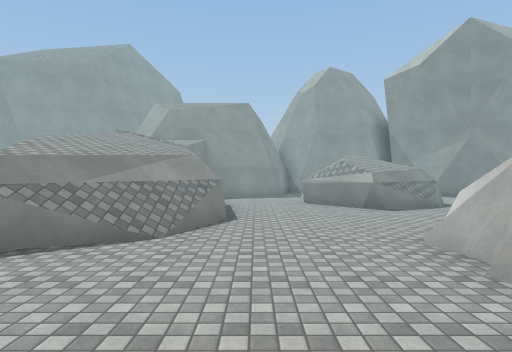
[1] (above)

19 first-person views from a walk through a Unity game level. The camera is 1.5 m above the floor, looks level and sees 75° across. The floor is counted in squares, 2 m on a side. Each view is taken from the middle of a square. On the plan, view 1 faces up. The plan holds only what a view shows up to about 11 squares ahead; the rest is blank. The place goes on beyond the plan. Some surface patterns are stand-ins.

[2]
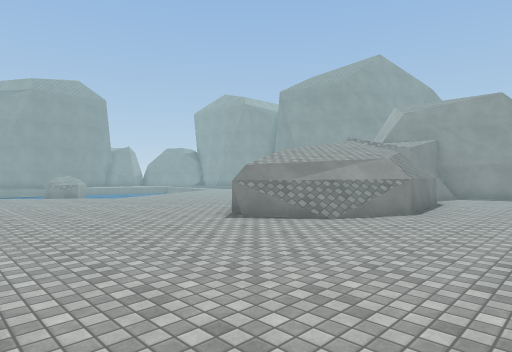

[3]
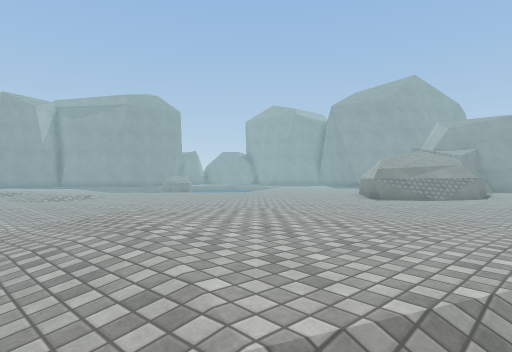

[4]
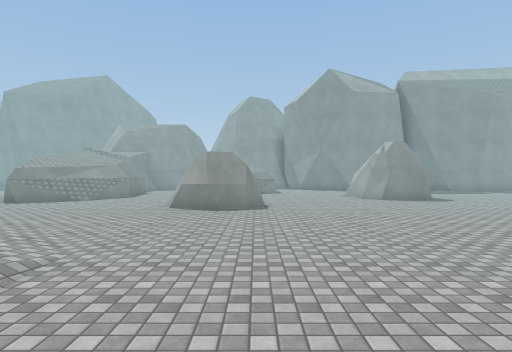

[5]
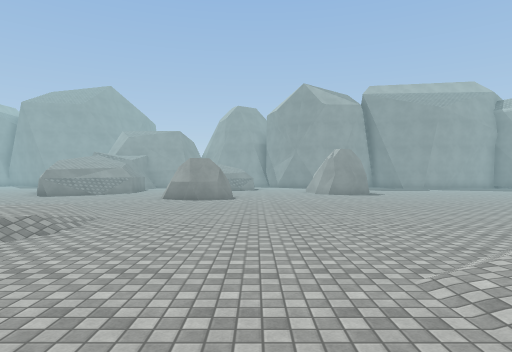

[6]
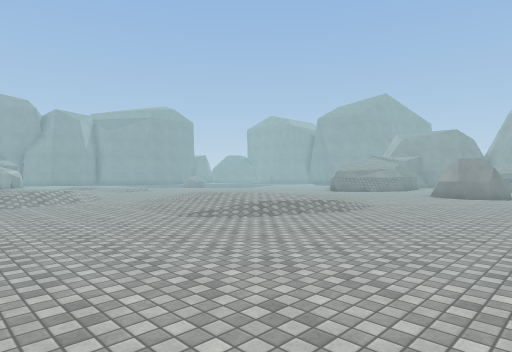

[7]
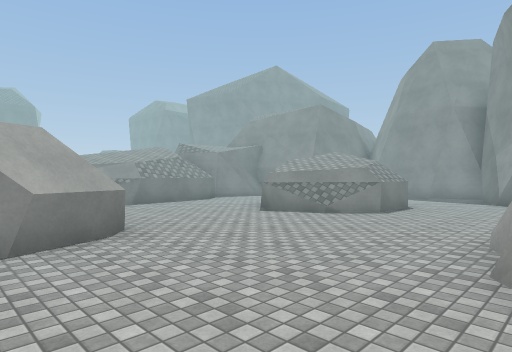

[8]
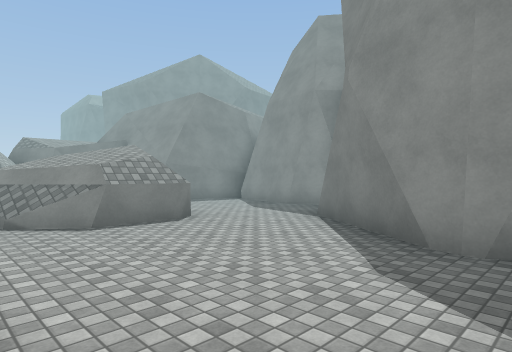

[9]
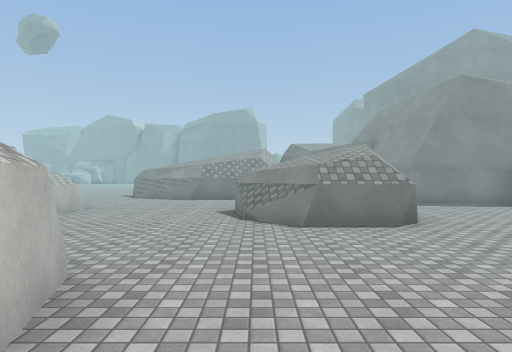

[10]
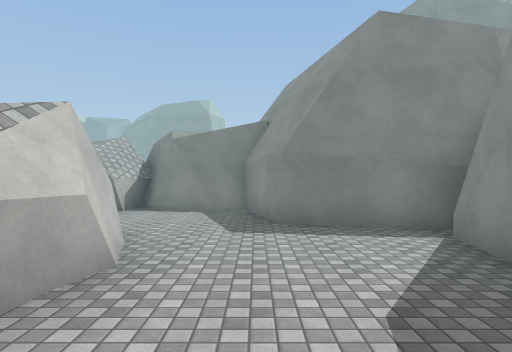

[11]
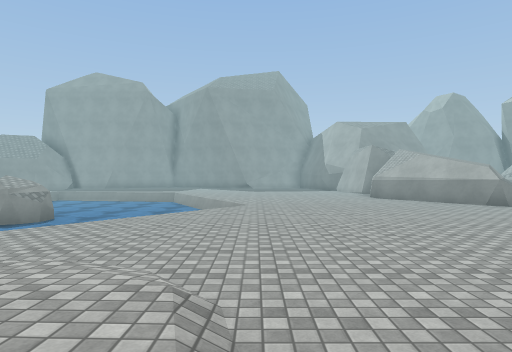

[12]
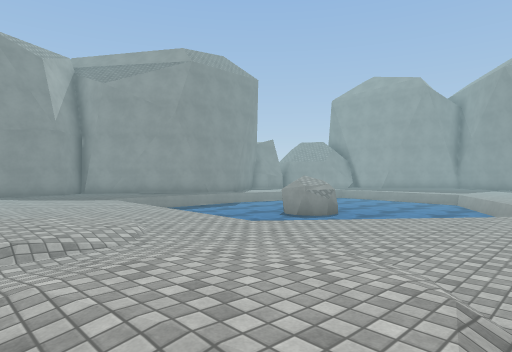

[13]
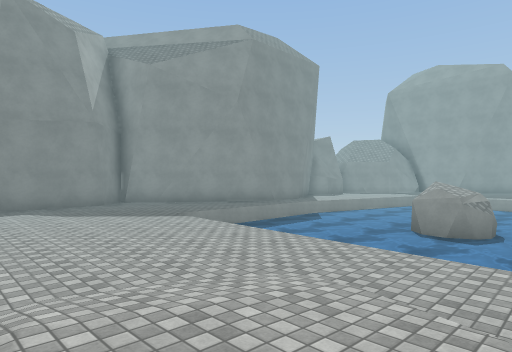

[14]
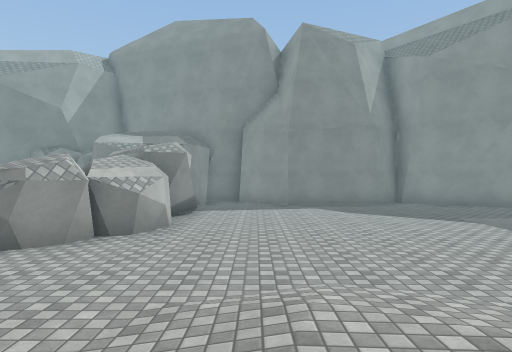

[15]
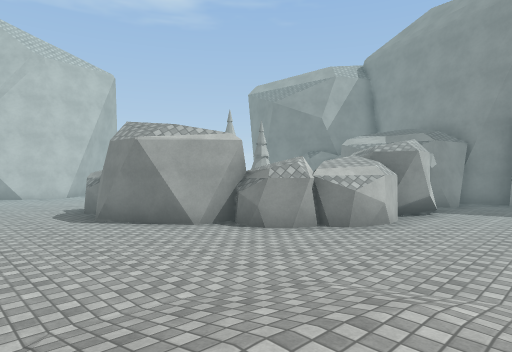

[16]
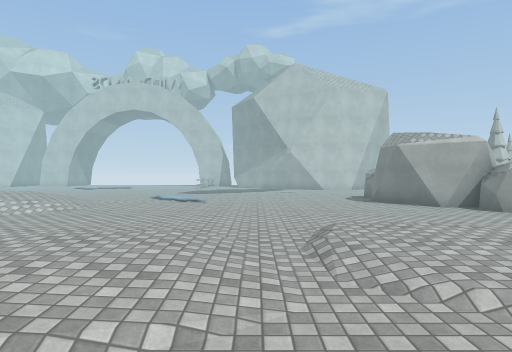

[17]
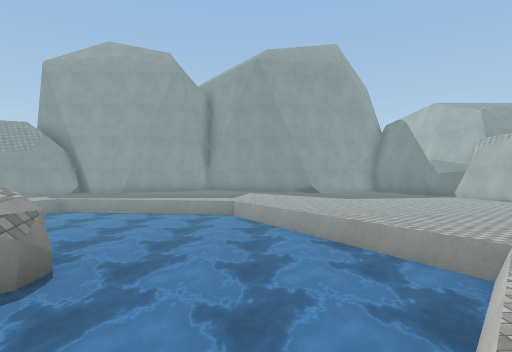

[18]
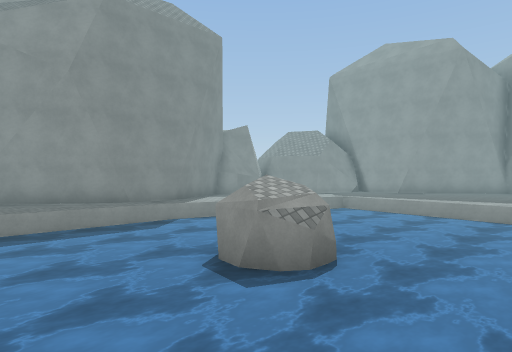

[19]
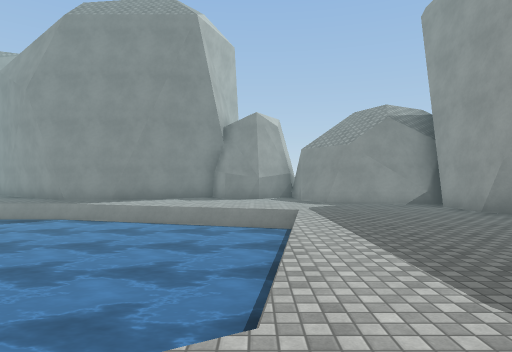

### Floor plan
Key: @ floor where view 1 was taken; # wall or solid block; . main floor; : floor 0.25 m higher than the main floor; + floor 0.5 m higher than the main floor; * floor 0.75 m higher than the main floor; / step, stairs or slope; = window, fence, low wall or low ledge; ≈ water the walk keeps out of; ^ raised ledge; O other object.
Columns run from 25 left of view 1 to 10 right of it. Each row starts with its distance up from view 1.
 15      ###.                 ######
 14      #....               ##....#
 13     ##......            ##.....##
 12    ##........          ##.......###
 11    ..................  #..........#
 10    #...≈≈≈≈≈≈........###...OOOO.....
  9    #..≈≈≈≈≈≈≈........  ##..OOOO.....
  8    ...≈≈≈≈≈≈≈≈......    #...OO......
  7    #..≈≈≈≈≈≈≈≈≈....     #........# .
  6    #..≈≈≈≈≈≈≈≈≈......# ^^........#
  5    #.≈≈≈≈ ≈≈≈≈≈≈.....##^#........##.
  4    #.≈≈≈≈OO≈≈≈≈≈......#=....O.......
  3   ##.≈≈≈≈OO≈≈≈≈≈...........OOO......
  2   #..≈≈≈≈≈≈≈≈≈≈............OOO......
  1  ##..≈≈≈≈≈≈≈ ≈......................
  0  #...≈   ≈≈  ............@..........
 -1  #.......≈≈≈≈...........//..........
 -2  #.................... ////.........
 -3  #........////:/.....  /++:/........
 -4  #......../://::/....  ++++/.......
 -5 ##......../+/.//....../++++/......
 -6 #..........//.........////+/....//
 -7 ###OOOOO........... /..////...../
 -8     OO OO........//+//..........
 -9     O  O#........//**/..........
-10      O  ##........////.........
-11      O   #......../        ... .
-12         OO.........

Where each view was taken, in squares from view 1:
view 1: 0 up, 0 right, facing up
view 2: 1 down, 2 right, facing up-left
view 3: 7 down, 2 right, facing up-left
view 4: 6 down, 4 right, facing up
view 5: 9 down, 5 right, facing up
view 6: 11 down, 6 right, facing up-left
view 7: 2 up, 8 right, facing up-left
view 8: 7 up, 10 right, facing up-left
view 9: 8 up, 10 right, facing left
view 10: 12 up, 6 right, facing left
view 11: 5 down, 9 left, facing up
view 12: 5 down, 9 left, facing up-left
view 13: 5 down, 13 left, facing up-left
view 14: 5 down, 13 left, facing left
view 15: 4 down, 13 left, facing down-left
view 16: 1 down, 12 left, facing down
view 17: 0 up, 12 left, facing up
view 18: 0 up, 12 left, facing up-left
view 19: 10 up, 11 left, facing left
